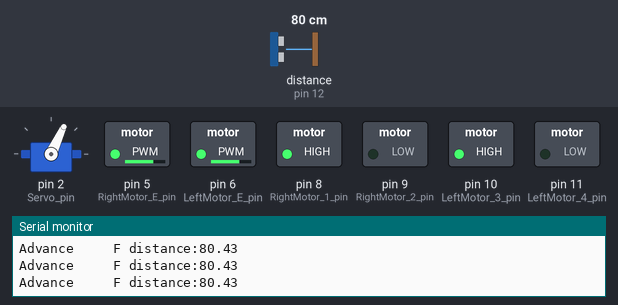
A sketch run on a simulated Arduino Uno, built with avr-gcc and run on an emulated ATmega328P. On the bench: servo, switched loads named in the sketch (green lamp = pin HIGH), the last lines printed to the serial monitor. Wiring (inferred from the names in the program): ultrasonic range finder: trigger pin 13; echo pin 12. The inputs (shaded band) are chosen by the test bench; at power-on: distance to the obstacle (sensor on pin 12) 80 cm. The echo pulse lasts 58.3 µs per cm; pins used as bus, display or sensor lines are not drawn.

Above: at 1.5 s.
1.6 s: distance to the obstacle (sensor on pin 12) set to 27 cm
3.1 s: distance to the obstacle (sensor on pin 12) set to 21 cm
At 5.1 s:
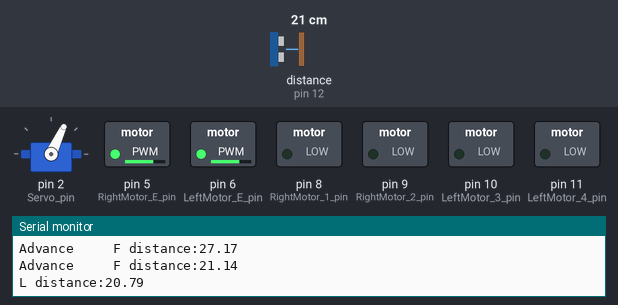
At 5.86 s:
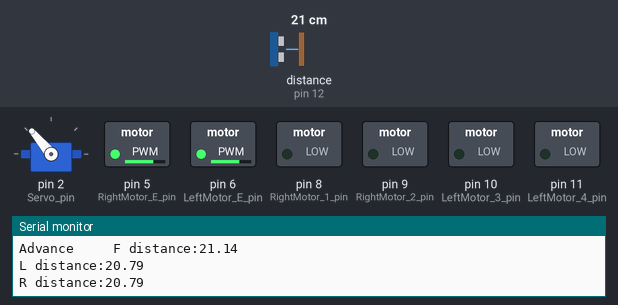
6.1 s: distance to the obstacle (sensor on pin 12) set to 2 cm
At 8.7 s:
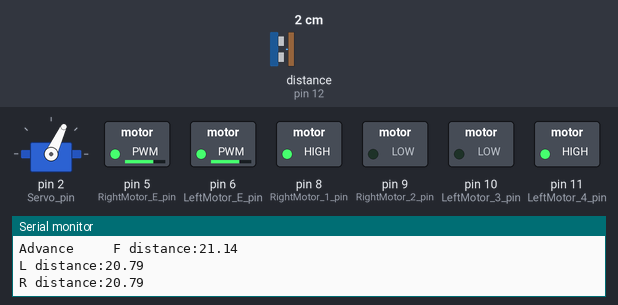
Timing chart, 0 to 15.1 s (numbered marks = the images above; inputs shaded):
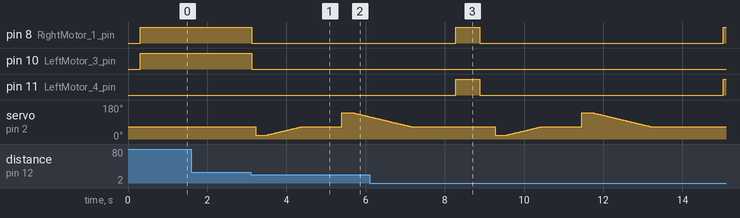

Measured:
- the behaviour switches between 25 and 24 cm on distance to the obstacle (sensor on pin 12) (found by bisection; images 0 and 1)
- after the input at 3.1 s, pin 8 (RightMotor_1_pin), pin 10 (LeftMotor_3_pin): HIGH → LOW at once

The sketch:

06_sonic_rccar.ino
```cpp
#include <Servo.h>

int RightMotor_E_pin = 5;      // 오른쪽 모터의 Enable & PWM
int RightMotor_1_pin = 8;      // 오른쪽 모터 제어선 IN1
int RightMotor_2_pin = 9;     // 오른쪽 모터 제어선 IN2
int LeftMotor_3_pin = 10;      // 왼쪽 모터 제어선 IN3
int LeftMotor_4_pin = 11;      // 왼쪽 모터 제어선 IN4
int LeftMotor_E_pin = 6;      // 왼쪽 모터의 Enable & PWM
int speed_value_motorA = 180;
int speed_value_motorB = 180;

int outputPin = 13; // Trig
int inputPin = 12;  // Echo

int Fspeedd = 0;        //-Speed
int Rspeedd = 0;        // Right speed
int Lspeedd = 0;        // Left-speed
int directionn = 0;     // Front = 8  Left =4 back = 2 = 4 Right = 6

Servo myservo;          // Set myservo
int delay_time = 250; // settling time after steering servo motors
int Servo_Lpoint = 20;
int Servo_midpoint = 65;
int Servo_Rpoint = 140;
int Servo_pin = 2;
int pos;

int Fgo = 8;           // Forward
int Rgo = 6;           // Right
int Lgo = 4;           // Left
int Bgo = 2;           // Reverse

void setup ()
{
  Serial.begin (9600);       // Define motor output pin
  pinMode(RightMotor_E_pin, OUTPUT);        // 출력모드로 설정
  pinMode(RightMotor_1_pin, OUTPUT);
  pinMode(RightMotor_2_pin, OUTPUT);
  pinMode(LeftMotor_3_pin, OUTPUT);
  pinMode(LeftMotor_4_pin, OUTPUT);
  pinMode(LeftMotor_E_pin, OUTPUT);
  pinMode (inputPin, INPUT);      // Define ultrasound input pin
  pinMode (outputPin, OUTPUT);    // Define ultrasonic output pin
  analogWrite(RightMotor_E_pin, speed_value_motorA);
  analogWrite(LeftMotor_E_pin, speed_value_motorB);
  myservo.attach(Servo_pin);      // Define servo motor output section 2 pin (PWM)
  myservo.write (Servo_midpoint);
  delay(300);
}

void motor_speed() {
  analogWrite(RightMotor_E_pin, speed_value_motorA);
  analogWrite(LeftMotor_E_pin, speed_value_motorB);
}

void advance (int a)       // Forward
{
  motor_speed();
  digitalWrite(RightMotor_1_pin, HIGH);
  digitalWrite(RightMotor_2_pin, LOW);
  digitalWrite(LeftMotor_3_pin, HIGH);
  digitalWrite(LeftMotor_4_pin, LOW);
  delay (a * 100);
}

void right (int b)          // Turn right (single wheel)
{
  motor_speed();
  digitalWrite(RightMotor_1_pin, LOW);
  digitalWrite(RightMotor_2_pin, LOW);
  digitalWrite(LeftMotor_3_pin, HIGH);
  digitalWrite(LeftMotor_4_pin, LOW);
  delay (b * 100);
}
void left (int c)           // Turn left (single wheel)
{
  motor_speed();
  digitalWrite(RightMotor_1_pin, HIGH);
  digitalWrite(RightMotor_2_pin, LOW);
  digitalWrite(LeftMotor_3_pin, LOW);
  digitalWrite(LeftMotor_4_pin, LOW);
  delay (c * 100);
}
void turnR (int d)          // Turn right (wheel)
{
  motor_speed();
  digitalWrite(RightMotor_1_pin, LOW);
  digitalWrite(RightMotor_2_pin, HIGH);
  digitalWrite(LeftMotor_3_pin, HIGH);
  digitalWrite(LeftMotor_4_pin, LOW);
  delay (d * 100);
}
void turnL (int e)          // Turn left (wheel)
{
  motor_speed();
  digitalWrite(RightMotor_1_pin, HIGH);
  digitalWrite(RightMotor_2_pin, LOW);
  digitalWrite(LeftMotor_3_pin, LOW);
  digitalWrite(LeftMotor_4_pin, HIGH);
  delay (e * 100);
}
void stopp (int f)           // Stop
{
  motor_speed();
  digitalWrite(RightMotor_1_pin, LOW);
  digitalWrite(RightMotor_2_pin, LOW);
  digitalWrite(LeftMotor_3_pin, LOW);
  digitalWrite(LeftMotor_4_pin, LOW);
  delay (f * 100);
}
void back (int g)            // Check out
{
  motor_speed();
  digitalWrite(RightMotor_1_pin, LOW);
  digitalWrite(RightMotor_2_pin, LOW);
  digitalWrite(LeftMotor_3_pin, LOW);
  digitalWrite(LeftMotor_4_pin, LOW);
  delay (g * 100);
}

void detection ()          // Measure three angles (0.90.179)
{
  int delay_time = 1000;    // Settling time  servo motor after turning
  ask_pin_F ();              // Read from front

  if (Fspeedd < 10)          // If the distance is less than 10 cm in front of
  {
    stopp (1);                 // Clear the output data
    back (2);                  // Check out 0.2 seconds
  }

  if (Fspeedd < 25)          // If the distance is less than 25 cm in front of
  {
    stopp (1);                 // Clear the output data
    ask_pin_L ();              // Read from left
    delay (delay_time);        // Wait for a stable servo motor
    ask_pin_R ();              // Read from the right
    delay (delay_time);        // Wait for a stable servo motor

    if (Lspeedd > Rspeedd)    // If the distance is greater than the right from the left
    {
      directionn = Rgo;        // Right away
    }

    if (Lspeedd <= Rspeedd)     // If the left is less than or equal to the distance from the right
    {
      directionn = Lgo;        // Turn Left
    }

    if (Lspeedd < 10 && Rspeedd < 10)   // If the distance to the left and right are less than 10 cm distance
    {
      directionn = Bgo;        // To go after
    }
  }
  else                        // Add as front not less than (greater than) 25 cm
  {
    directionn = Fgo;          // Move forward
  }

}

void ask_pin_F ()     // Measure the distance from the front
{
  myservo.write (Servo_midpoint);
  digitalWrite (outputPin, LOW);     // Let ultrasonic transmitter low voltage 2 μ s
  delayMicroseconds (2);
  digitalWrite (outputPin, HIGH);    // Let ultrasonic transmitter high voltage 10 μ s, where at least 10 μ s
  delayMicroseconds (10);
  digitalWrite (outputPin, LOW);      // Maintain low voltage ultrasonic transmitter
  float Fdistance = pulseIn (inputPin, HIGH);    // Read worse time difference
  Fdistance = Fdistance / 5.8 / 10;     // Time to turn to the distance (unit: cm)
  Serial.print ("F distance:");        // Output distance (unit: cm)
  Serial.println (Fdistance);           // Display the distance
  Fspeedd = Fdistance;                 // Read into the distance Fspeedd (former speed)
}

void ask_pin_L ()     // Measure the distance from the left
{
  myservo.write (Servo_Lpoint);
  delay (delay_time);
  digitalWrite (outputPin, LOW);     // Let ultrasonic transmitter low voltage 2 μ s
  delayMicroseconds (2);
  digitalWrite (outputPin, HIGH);    // Let ultrasonic transmitter high voltage 10 μ s, where at least 10 μ s
  delayMicroseconds (10);
  digitalWrite (outputPin, LOW);      // Maintain low voltage ultrasonic transmitter
  float Ldistance = pulseIn (inputPin, HIGH);    // Read worse time difference
  Ldistance = Ldistance / 5.8 / 10;     // Time to turn to the distance (unit: cm)
  Serial.print ("L distance:");         // Output distance (unit: cm)
  Serial.println (Ldistance);           // Display the distance
  Lspeedd = Ldistance;                // Read into the distance Lspeedd (left-speed)
  for(pos=Servo_Lpoint ; pos<=Servo_midpoint ; pos++){
    myservo.write(pos);
    delay(20);
  }
}

void ask_pin_R ()     // Measure the distance from the right
{
  myservo.write (Servo_Rpoint);
  delay (delay_time);
  digitalWrite(outputPin, LOW);     // Let ultrasonic transmitter low voltage 2 μ s
  delayMicroseconds (2);
  digitalWrite (outputPin, HIGH);
  delayMicroseconds (10);
  digitalWrite (outputPin, LOW);      // Maintain low voltage ultrasonic transmitter
  float Rdistance = pulseIn (inputPin, HIGH);    // Read worse time difference
  Rdistance = Rdistance / 5.8 / 10;     // Time to turn to the distance (unit: cm)
  Serial.print ("R distance:");         // Output distance (unit: cm)
  Serial.println (Rdistance);           // Display the distance
  Rspeedd = Rdistance;                // Will read into the distance Rspeedd (Right-speed)
  for (pos = Servo_Rpoint; pos >= Servo_midpoint; pos--) {
    myservo.write(pos);
    delay(20);
  }
}

void loop ()
{
  myservo.write (Servo_midpoint);    // Let servo motor position ready to return to the pre-prepared next time measurement
  detection ();          // Measure the angle and direction of judgment to where to move

  if (directionn == 2)    // If directionn (direction) = 2 (reverse)
  {
    back (8);                      //    Retrogression (car)
    turnL (2);                     // Move slightly to the left (to prevent stuck in dead alley)
    Serial.print ("Reverse");     // Display direction (backwards)
  }
  if (directionn == 6)             // If directionn (direction) = 6 (right turn)
  {
    back (1);
    turnR (6);                     // Right
    Serial.print ("Right");      // Display direction (turn left)
  }
  if (directionn == 4)            // If directionn (direction) = 4 (turn left)
  {
    back (1);
    turnL (6);                    // Left
    Serial.print ("Left");       // Display direction (turn right)
  }
  if (directionn == 8)            // If directionn (direction) = 8 (forward)
  {
    advance (1);                   // Normal Forward
    Serial.print ("Advance");     // Display direction (forward)
    Serial.print ("     ");
  }
}
```
